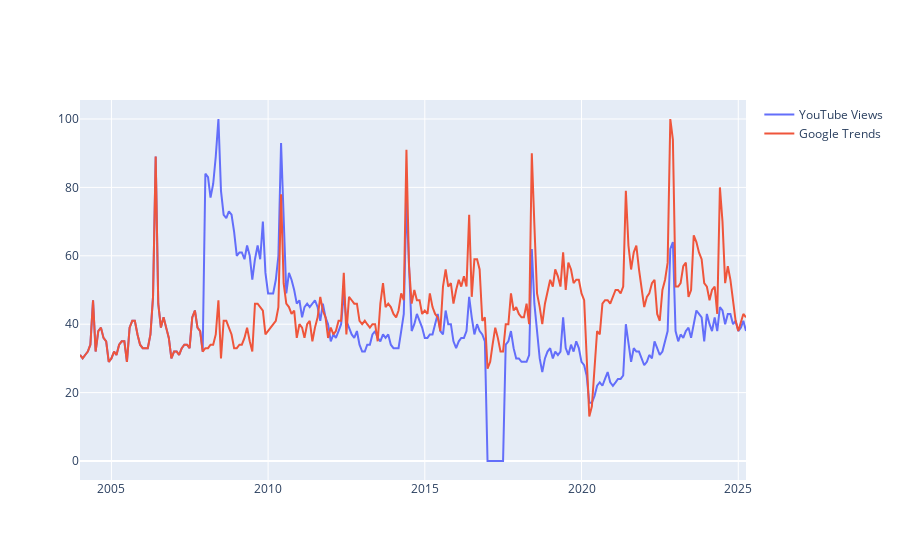

Notebook code for this chart:
### Markdown cell above
> We applied four different outlier detection algorithms (Isolation Forest, Local Outlier Factor, DBSCAN, and Z-Score) to the time series. 
- Isolation Forest and LOF detected X and Y outliers respectively, mostly aligning with known major events and pandemic periods. 
- DBSCAN was more/less sensitive, while the Z-Score method detected Z outliers. 
- Based on visual inspection and event alignment, [Method Name] provided the most meaningful results for our dataset.

### Code cell
sport_data = data[data['Sport'] == sport]

fig = go.Figure()
fig.add_trace(go.Scatter(x=sport_data.index, y=sport_data['YouTube_Views_Score'], name='YouTube Views'))
fig.add_trace(go.Scatter(x=sport_data.index, y=sport_data['Google_Trends_Popularity'], name='Google Trends'))
fig.show()

### Figure 1 — Plotly figure (JSON) as saved in the notebook; plotly's stock layout.template omitted (floating-point values rounded to 4 significant figures; data arrays with more than 128 entries replaced by an {"elided": "..."} marker saying what was removed)
{"data": [{"name": "YouTube Views", "type": "scatter", "x": {"elided": "256 str values"}, "y": {"elided": "256 int values"}}, {"name": "Google Trends", "type": "scatter", "x": {"elided": "256 str values"}, "y": {"elided": "256 int values"}}], "layout": {}}
